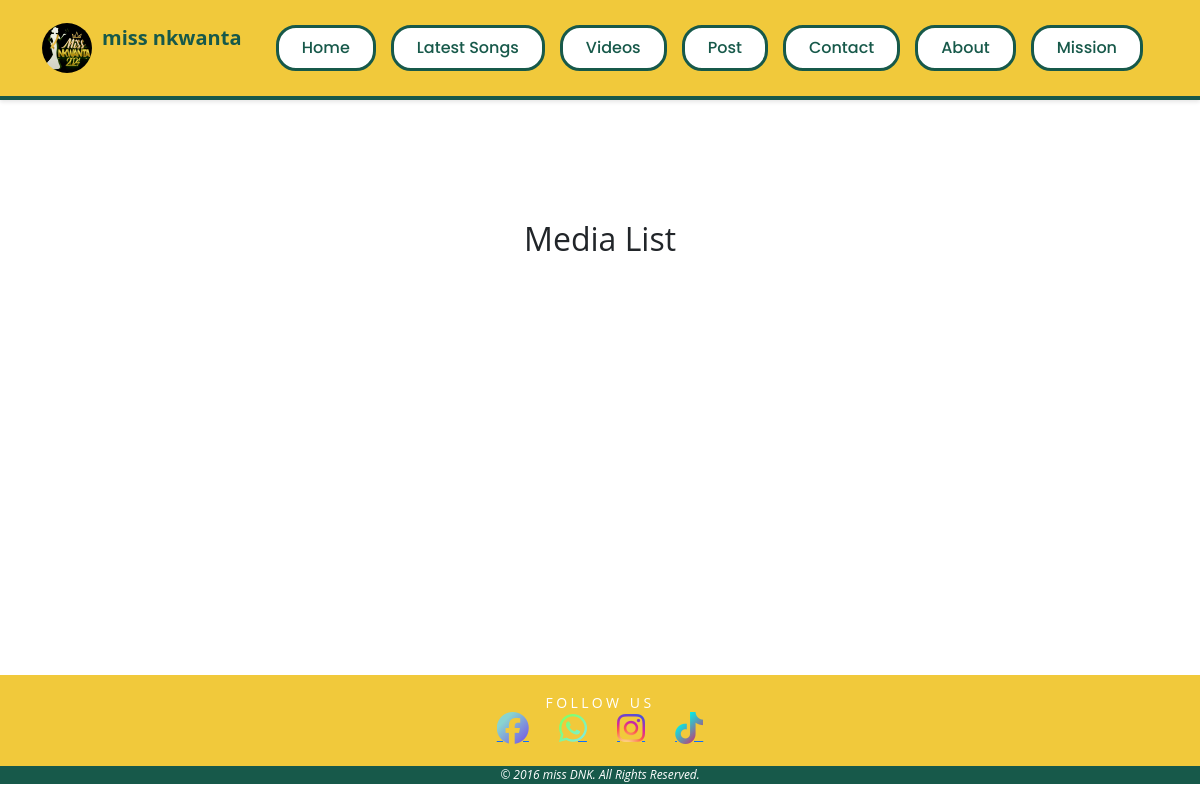
Page /main/media/ on the earlier database version.
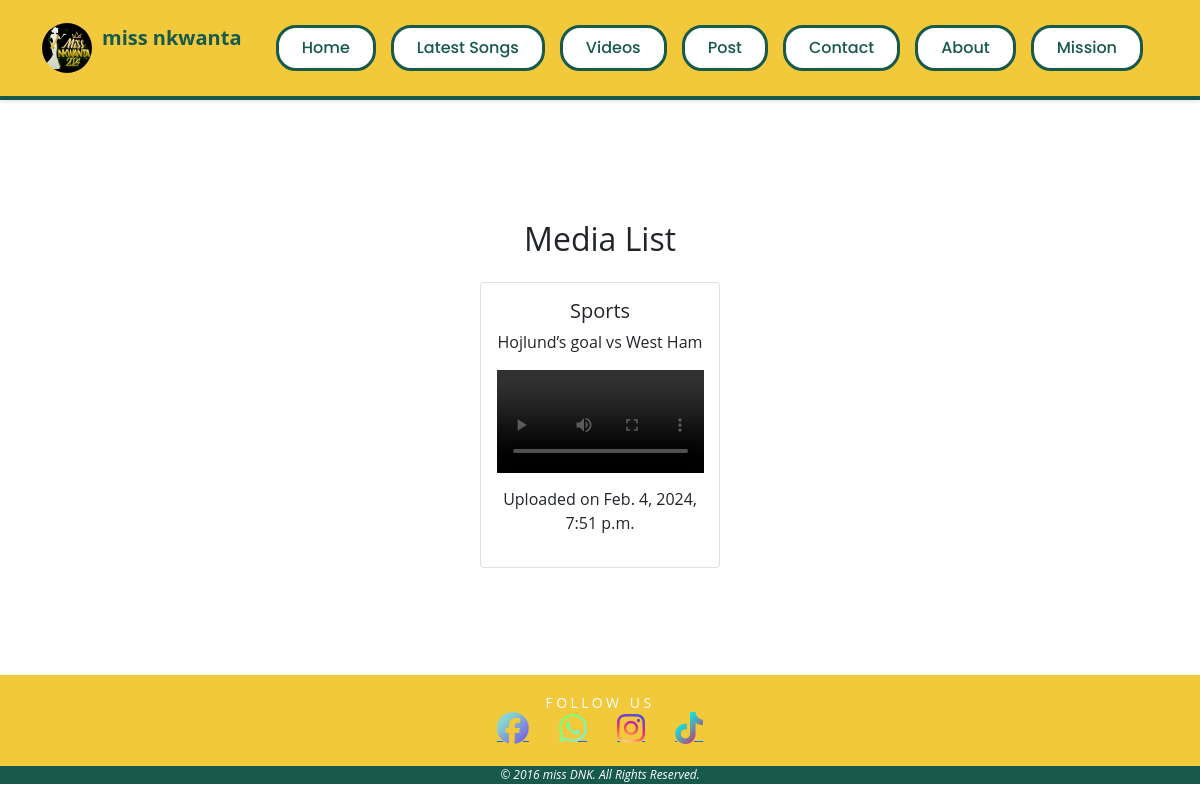
Same page on the later database version.
### main/models.py (models this page shows, shortened)
class UploadVideo(models.Model):
    title = models.CharField(max_length=50,null=False, default='Trending Videos')
    description = models.TextField(blank=True)
    video_title = models.FileField(upload_to='videos/', default='Trending Videos')
    upload_time = models.DateTimeField(default=timezone.now, editable=False)

### main/views.py (the view)
# urls.py: path('media/', media_list, name='media'),
def media_list(request):
    media_items = UploadVideo.objects.all()
    return render(request, 'main/media.html', {'media_items': media_items})

### main/templates/main/media.html (shortened to what this page needs)
{% extends "main/base.html" %}
{% block content %}
{% load static %}
<main>
  <div class="video-container mt-5">
      <h2 class="mb-4">Media List</h2>
      <div class="row">
          {% for media in media_items %}
              <div class="col-md-4 mb-4">
                  <div class="card">
                      <div class="card-body">
                          <h5 class="card-title">{{ media.title }}</h5>
                          <p class="card-text">{{ media.description }}</p>
                          <video width="100%" height="auto" controls>
                            <source src="{{ media.video_title.url }}" type="video/mp4">
                        </video>
                          <p class="mt-2">Uploaded on {{ media.upload_time }}</p>
                      </div>
                  </div>
              </div>
          {% endfor %}
      </div>
  </div>
</main>
  {% endblock %}

Differences in the rows shown:
added UploadVideo: title "Sports", description "Hojlund’s goal vs West Ham", upload_time "Feb. 4, 2024, 7:51 p.m."
